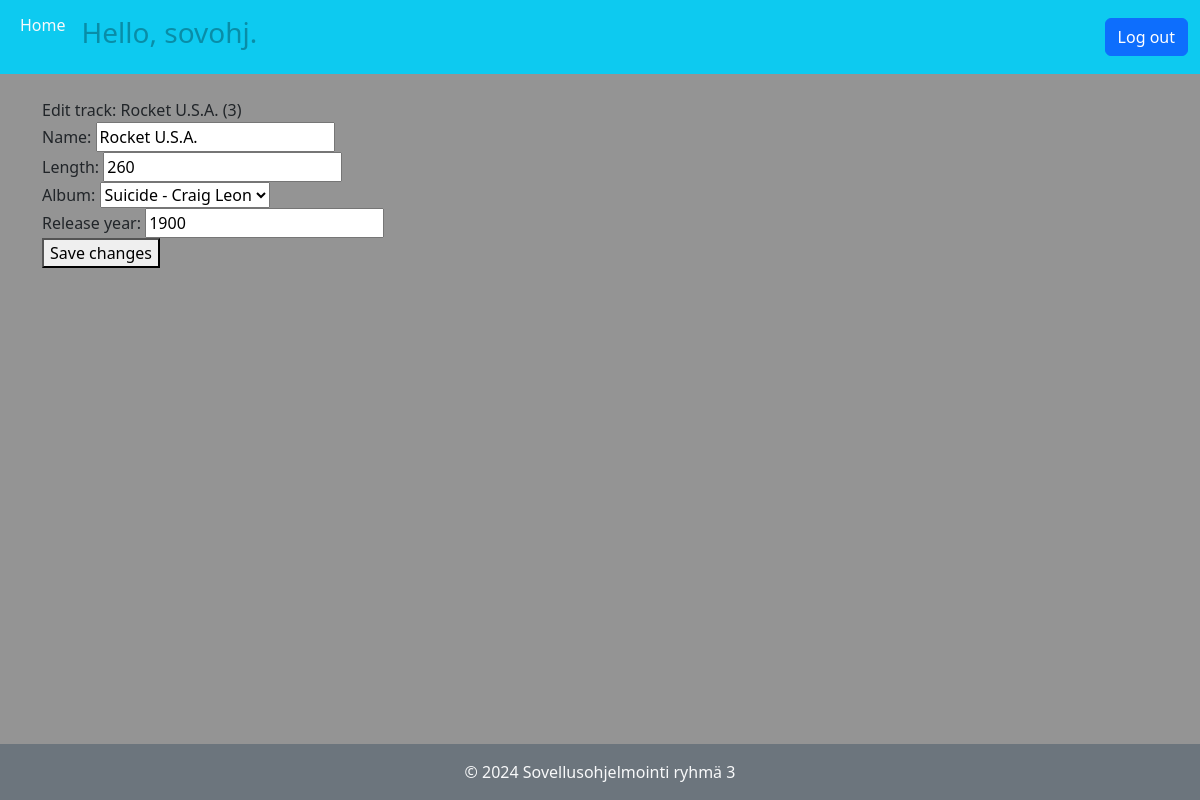
The page /edit_track/3/ (signed in) on the database as committed earlier.
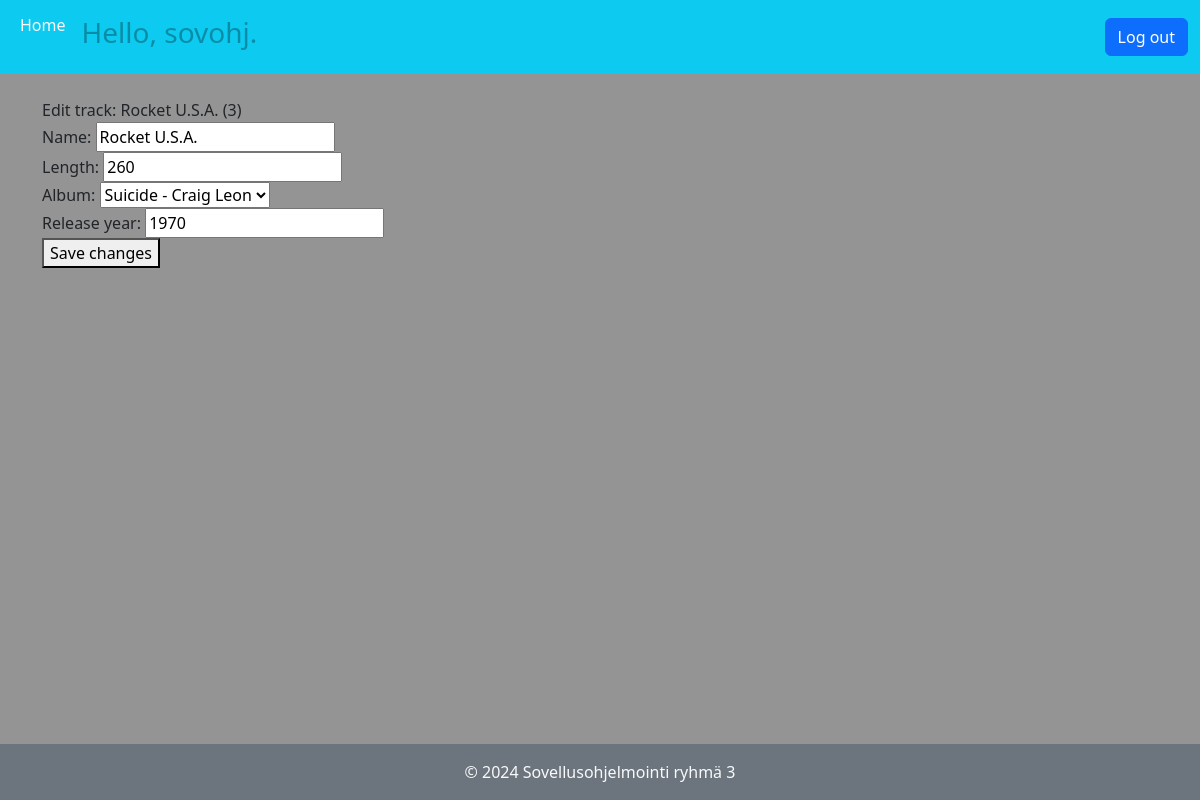
The same page on the database as committed later.
### music_app/models.py (models this page shows, shortened)
class Track(models.Model):
    name = models.CharField(max_length=300)
    length = models.IntegerField(default=0) # Length in seconds
    artist = models.ForeignKey(Artist, on_delete=models.CASCADE, null=True)
    album = models.ForeignKey(Album, on_delete=models.SET_NULL, null=True)
    release_year = models.IntegerField(default=1900,
                                       validators=[
                                           MaxValueValidator(datetime.datetime.now().year),
                                           MinValueValidator(1900)
                                       ])

class Album(models.Model):
    name = models.CharField(max_length=300)
    release_year = models.IntegerField(default=1900,
                    validators=[
                        MaxValueValidator(datetime.datetime.now().year),
                        MinValueValidator(1900)])
    date_added = models.DateField(auto_now_add=True)
    artist = models.ForeignKey(Artist, on_delete=models.CASCADE)
    def __str__(self):
        return self.name + " - " + self.artist.name

class Artist(models.Model):
    name = models.CharField(max_length=100)

### music_app/views.py (the view)
# urls.py: path('edit_track/<int:track_id>/', views.edit_track, name='edit_track'),
@login_required
@user_passes_test(is_staff)
def edit_track(request, track_id):
    track = get_object_or_404(Track, id=track_id)
    if request.method != 'POST':
        form = TrackForm(instance=track, artist=track.artist.id)
    else:
        form = TrackForm(instance=track, data=request.POST, artist=track.artist.id)
        if form.is_valid():
            form.save()
            return redirect('music_app:track_details', track_id=track.id)
    context = {'track': track,
               'form': form}
    return render(request, 'music_app/edit_track.html', context)

### music_app/forms.py
class TrackForm(forms.ModelForm):
    class Meta:
        model = Track
        fields = ['name', 'length', 'album', 'release_year']
    def __init__(self, *args, artist, **kwargs):
        super().__init__(*args, **kwargs)
        self.fields['album'].empty_label = "None (Single)"  # Add an option for singles
        self.fields['album'].required = False  # Make the album field not required
        self.fields['album'].queryset = Album.objects.filter(artist=artist)

### music_app/views.py (called while the page is built)
def is_staff(user):
    return user.is_staff

### music_app/templates/music_app/edit_track.html (shortened to what this page needs)
{% extends "music_app/base.html" %}
{% block content %}
    <div>Edit track: {{ track.name }} ({{ track.id }})</div>
    <form action="{% url 'music_app:edit_track' track.id %}" method="post">
        {{ form.as_div }}
        <button name="submit">Save changes</button>
    </form>
{% endblock content %}

Rows that differ between the two databases and show on the page:
changed Track "Rocket U.S.A.": release_year "1900" → "1970"
